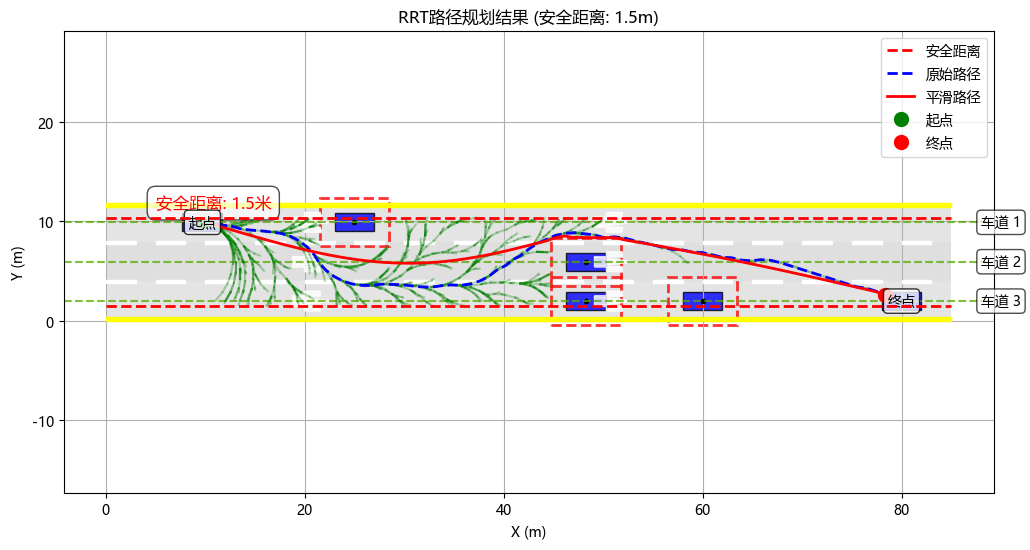

Generate this figure with Python:
"""
RRT路径规划算法实现

本模块实现快速随机树（RRT）路径规划算法，用于自动驾驶车辆的
全局路径规划。算法支持障碍物避障、路径平滑处理和可视化。
"""

import numpy as np
import matplotlib.pyplot as plt
import random
import time
from matplotlib.patches import Rectangle, Circle, Polygon

class RRT:
    """
    快速随机树路径规划算法
    
    该类实现RRT算法用于在存在障碍物的环境中寻找从起点到终点的可行路径。
    算法通过随机采样和碰撞检测构建搜索树，找到连接起点和终点的路径。
    """
    def __init__(self, env, step_size=1.5, max_iter=30000, goal_sample_rate=40, max_turn_angle=30, safety_distance=0.5):
        """
        初始化RRT路径规划器
        
        参数:
            env: 环境对象，包含道路信息和障碍物
            step_size (float): 随机树扩展步长（米）
            max_iter (int): 最大迭代次数
            goal_sample_rate (int): 目标点采样率（百分比）
            max_turn_angle (float): 最大转弯角度（度）
            safety_distance (float): 与障碍物的安全距离（米）
        """
        self.env = env  # 环境对象
        self.step_size = step_size  # 步长
        self.max_iter = max_iter  # 最大迭代次数
        self.goal_sample_rate = goal_sample_rate  # 目标采样率
        self.max_turn_angle = np.deg2rad(max_turn_angle)  # 最大转弯角度（弧度）
        self.safety_distance = safety_distance  # 安全距离
        self.node_list = []  # 节点列表
        
        # 车道相关参数
        self.lane_width = env.lane_width
        self.num_lanes = max(1, env.num_lanes)  # 确保至少有一个车道
        # 安全地创建车道中心列表
        self.lane_centers = []
        for i in range(self.num_lanes):
            try:
                self.lane_centers.append(env.get_lane_center(i+1))
            except Exception as e:
                print(f"警告: 获取车道 {i+1} 中心位置时出错: {e}")
        
        # 确保车道中心列表非空
        if not self.lane_centers:
            print("警告: 未能获取任何车道中心位置，使用默认值")
            self.lane_centers = [env.road_width / 2]  # 默认使用道路中心
        
        # 路径平滑相关参数
        self.smoothing_strength = 0.2  # 平滑强度
        self.smoothing_window = 5  # 平滑窗口大小
        
        # 反向打方向盘参数
        self.counter_steering_enabled = True  # 启用反向打方向盘
        self.counter_steering_threshold = np.deg2rad(15)  # 触发反向打方向盘的转向角阈值
        
        # 调试信息
        self.debug_info = {}
        
        print(f"初始化RRT路径规划器, 安全距离设置为: {self.safety_distance}米")
    
    class Node:
        """RRT树节点"""
        def __init__(self, x, y):
            self.x = x  # x坐标
            self.y = y  # y坐标
            self.path_x = []  # 路径x坐标列表
            self.path_y = []  # 路径y坐标列表
            self.parent = None  # 父节点
            self.yaw = 0.0  # 航向角
            self.lane_id = None  # 所在车道ID
            self.cost = 0.0  # 路径代价
    
    def planning(self, start_x, start_y, goal_x, goal_y):
        """路径规划主函数"""
        print(f"开始RRT路径规划: 从({start_x:.1f}, {start_y:.1f})到({goal_x:.1f}, {goal_y:.1f})")
        start_time = time.time()
        
        # 创建起点和终点节点
        start_node = self.Node(start_x, start_y)
        goal_node = self.Node(goal_x, goal_y)
        
        # 确定起点和终点所在车道
        start_node.lane_id = self._get_lane_id(start_y)
        goal_node.lane_id = self._get_lane_id(goal_y)
        
        # 初始化节点列表
        self.node_list = [start_node]
        
        # 添加变道控制变量 - 用于强制车辆先沿车道行驶
        min_distance_before_lane_change = 8.0  # 变道前至少沿车道行驶的最小距离，从15.0降低到8.0
        current_distance_in_lane = 0.0  # 当前已在车道内行驶的距离
        initial_lane = start_node.lane_id  # 初始车道
        allow_lane_change = False  # 是否允许变道
        
        # 强制沿着车道中心线行驶的参数
        lane_center_bias = 0.3  # 进一步减弱车道中心偏好系数，从0.5降低到0.3
        
        # 添加新参数，完全禁用车道约束
        apply_lane_constraint = False  # 设置为False来完全禁用车道中心约束
        
        # 迭代生成路径
        for i in range(self.max_iter):
            # 根据目标采样率决定是否采样目标点
            if random.randint(0, 100) > self.goal_sample_rate:
                # 随机采样点
                if not apply_lane_constraint:
                    # 完全自由采样，不考虑车道约束
                    rnd_x = random.uniform(0, self.env.road_length)
                    rnd_y = random.uniform(0, self.env.road_width)
                    rnd = self.Node(rnd_x, rnd_y)
                    rnd.lane_id = self._get_lane_id(rnd_y)
                else:
                    # 使用车道约束的采样
                    current_node = self.node_list[-1]
                    current_lane = current_node.lane_id
                    
                    # 确定可能的车道
                    possible_lanes = [current_lane]  # 当前车道始终是可选的
                    
                    # 检查是否允许变道
                    # 通过回溯计算在当前车道的行驶距离
                    if not allow_lane_change:
                        temp_node = current_node
                        distance_in_lane = 0.0
                        while temp_node.parent and temp_node.lane_id == initial_lane:
                            distance_in_lane += self._calc_distance(temp_node, temp_node.parent)
                            temp_node = temp_node.parent
                        
                        # 如果在初始车道行驶足够距离，允许变道
                        if distance_in_lane >= min_distance_before_lane_change:
                            allow_lane_change = True
                    
                    # 仅当允许变道时才添加相邻车道作为选项
                    if allow_lane_change and self.num_lanes > 0:
                        # 添加相邻车道（只能变换到临近车道）
                        if current_lane > 0 and current_lane < self.num_lanes - 1:
                            possible_lanes.append(current_lane - 1)  # 左侧车道
                            possible_lanes.append(current_lane + 1)  # 右侧车道
                        elif current_lane == 0 and self.num_lanes > 1:
                            possible_lanes.append(current_lane + 1)  # 只能向右变道
                        elif current_lane == self.num_lanes - 1 and self.num_lanes > 1:
                            possible_lanes.append(current_lane - 1)  # 只能向左变道
                    
                    # 如果没有允许变道且需要变道到目标车道，增加沿当前车道向前行驶的概率
                    if not allow_lane_change and initial_lane != goal_node.lane_id:
                        forward_bias = 0.8  # 80%的概率向前行驶
                        if random.random() < forward_bias:
                            # 在当前车道前方区域采样
                            rnd_x = current_node.x + random.uniform(1.0, 5.0)  # 向前采样
                            lane_center = self.lane_centers[current_lane]
                            lane_deviation = random.uniform(-self.lane_width/8, self.lane_width/8)  # 严格限制在车道中心附近
                            rnd_y = lane_center + lane_deviation
                            rnd = self.Node(rnd_x, rnd_y)
                            rnd.lane_id = current_lane
                        else:
                            # 标准采样 - 强化车道中心偏好
                            random_lane = random.choice(possible_lanes)
                            lane_center = self.lane_centers[random_lane]
                            
                            # 使用车道中心偏好参数，更多地在车道中心线附近采样
                            if random.random() < lane_center_bias:  # 50%概率靠近车道中心
                                lane_deviation = random.uniform(-self.lane_width/6, self.lane_width/6)  # 扩大偏移范围
                            else:
                                lane_deviation = random.uniform(-self.lane_width/2.5, self.lane_width/2.5)  # 显著扩大偏移范围
                                
                            rnd_y = lane_center + lane_deviation
                            rnd_x = random.uniform(0, self.env.road_length)
                            rnd = self.Node(rnd_x, rnd_y)
                            rnd.lane_id = random_lane
                    else:
                        # 标准采样 - 强化车道中心偏好
                        random_lane = random.choice(possible_lanes)
                        lane_center = self.lane_centers[random_lane]
                        
                        # 使用车道中心偏好参数，更多地在车道中心线附近采样
                        if random.random() < lane_center_bias:  # 50%概率靠近车道中心
                            lane_deviation = random.uniform(-self.lane_width/6, self.lane_width/6)  # 扩大偏移范围
                        else:
                            lane_deviation = random.uniform(-self.lane_width/2.5, self.lane_width/2.5)  # 显著扩大偏移范围
                            
                        rnd_y = lane_center + lane_deviation
                        rnd_x = random.uniform(0, self.env.road_length)
                        rnd = self.Node(rnd_x, rnd_y)
                        rnd.lane_id = random_lane
            else:
                # 直接使用目标点
                rnd = self.Node(goal_x, goal_y)
                rnd.lane_id = goal_node.lane_id
            
            # 查找最近节点
            nearest_ind = self._get_nearest_node_index(rnd)
            nearest_node = self.node_list[nearest_ind]
            
            # 从最近节点扩展到随机点
            new_node = self._steer(nearest_node, rnd)
            
            # 检查新节点是否有效
            if new_node and self._is_collision_free(new_node):
                # 计算新节点的代价
                new_node.cost = nearest_node.cost + self._calc_distance(nearest_node, new_node)
                
                # 添加车道保持/变道代价
                if new_node.lane_id != nearest_node.lane_id:
                    # 变道增加额外代价
                    new_node.cost += self.lane_width * 0.5  # 增加变道代价，从0.5增加到1.0
                
                # 添加到节点列表
                self.node_list.append(new_node)
                
                # 检查是否可以连接到目标
                if self._can_connect_to_goal(self.node_list[-1], goal_node):
                    final_node = self._steer(self.node_list[-1], goal_node)
                    if final_node and self._is_collision_free(final_node):
                        # 找到路径
                        print(f"找到路径！迭代次数: {i+1}")
                        self.debug_info['iterations'] = i+1
                        self.debug_info['time'] = time.time() - start_time
                        return self._extract_path(final_node)
            
            # 输出进度
            if i % 1000 == 0:
                print(f"迭代 {i}/{self.max_iter}, 当前节点数: {len(self.node_list)}")
        
        # 达到最大迭代次数仍未找到路径
        print(f"达到最大迭代次数 {self.max_iter}，未找到路径！")
        return None
    
    def _get_lane_id(self, y):
        """根据y坐标确定所在车道ID"""
        # 确保车道中心列表不为空
        if not self.lane_centers:
            return 0
            
        for i, center in enumerate(self.lane_centers):
            if abs(y - center) <= self.lane_width / 2:
                return i
        # 如果不在任何车道内，返回最近的车道
        distances = [abs(y - center) for center in self.lane_centers]
        return distances.index(min(distances))
    
    def _get_nearest_node_index(self, node):
        """获取距离目标节点最近的节点索引"""
        distances = [self._calc_distance(node, n) for n in self.node_list]
        return distances.index(min(distances))
    
    def _calc_distance(self, from_node, to_node):
        """计算两节点间距离"""
        return np.hypot(to_node.x - from_node.x, to_node.y - from_node.y)
    
    def _steer(self, from_node, to_node):
        """从一个节点转向另一个节点，考虑最大转弯角度限制"""
        # 创建新节点
        new_node = self.Node(from_node.x, from_node.y)
        new_node.parent = from_node
        new_node.lane_id = from_node.lane_id
        
        # 计算方向角
        angle = np.arctan2(to_node.y - from_node.y, to_node.x - from_node.x)
        
        # 如果父节点有定义航向角，检查转弯角度限制
        if hasattr(from_node, 'yaw') and from_node.yaw is not None:
            # 计算转弯角度（相对于当前航向）
            turn_angle = self._normalize_angle(angle - from_node.yaw)
            
            # 限制转弯角度
            if abs(turn_angle) > self.max_turn_angle:
                # 如果超过最大转弯角度，则按最大角度转向
                angle = from_node.yaw + np.sign(turn_angle) * self.max_turn_angle
        
        # 计算步长距离内的新位置
        dist = min(self.step_size, self._calc_distance(from_node, to_node))
        new_node.x = from_node.x + dist * np.cos(angle)
        new_node.y = from_node.y + dist * np.sin(angle)
        new_node.yaw = angle  # 更新航向角
        
        # 更新路径
        new_node.path_x = [from_node.x, new_node.x]
        new_node.path_y = [from_node.y, new_node.y]
        
        # 更新所在车道
        new_node.lane_id = self._get_lane_id(new_node.y)
        
        # 检查是否只变换到临近车道
        if abs(new_node.lane_id - from_node.lane_id) > 1:
            return None  # 不允许跨车道变道
        
        return new_node
    
    def _normalize_angle(self, angle):
        """将角度归一化到[-pi, pi]区间"""
        while angle > np.pi:
            angle -= 2.0 * np.pi
        while angle < -np.pi:
            angle += 2.0 * np.pi
        return angle
    
    def _is_collision_free(self, node):
        """检查节点是否无碰撞"""
        # 检查节点是否在道路范围内
        if node.x < 0 or node.x > self.env.road_length or \
           node.y < self.safety_distance or node.y > self.env.road_width - self.safety_distance:
            return False
        
        # 检查是否与障碍物碰撞，考虑安全距离
        if hasattr(self.env, 'obstacle_vehicles'):
            for vehicle in self.env.obstacle_vehicles:
                # 计算距离
                dist_x = abs(node.x - vehicle.x)
                dist_y = abs(node.y - vehicle.y)
                
                # 判断是否碰撞（矩形碰撞检测），增加安全距离
                if (dist_x < (vehicle.length/2 + self.safety_distance) and
                    dist_y < (vehicle.width/2 + self.safety_distance)):
                    return False
        
        # 检查路径是否无碰撞
        if node.parent:
            # 对路径进行更细致的碰撞检查
            for i in range(15):  # 从10段增加到15段，进行更细致的检查
                t = i / 15.0
                x = node.parent.x + t * (node.x - node.parent.x)
                y = node.parent.y + t * (node.y - node.parent.y)
                
                # 检查道路边界
                if x < 0 or x > self.env.road_length or \
                   y < self.safety_distance or y > self.env.road_width - self.safety_distance:
                    return False
                
                # 检查障碍物
                if hasattr(self.env, 'obstacle_vehicles'):
                    for vehicle in self.env.obstacle_vehicles:
                        dist_x = abs(x - vehicle.x)
                        dist_y = abs(y - vehicle.y)
                        
                        if (dist_x < (vehicle.length/2 + self.safety_distance) and
                            dist_y < (vehicle.width/2 + self.safety_distance)):
                            return False
        
        return True
    
    def _can_connect_to_goal(self, node, goal):
        """检查是否可以连接到目标点"""
        # 计算距离
        dist = self._calc_distance(node, goal)
        
        # 如果距离小于步长的3倍，尝试连接
        if dist < self.step_size * 3:
            # 检查转弯角度
            angle = np.arctan2(goal.y - node.y, goal.x - node.x)
            turn_angle = self._normalize_angle(angle - node.yaw)
            
            # 如果转弯角度在限制范围内或距离很近时允许更大角度
            if abs(turn_angle) <= self.max_turn_angle * 1.2 or dist < self.step_size:
                return True
        
        return False
    
    def _extract_path(self, final_node):
        """从最终节点提取路径"""
        path = []
        node = final_node
        
        # 从终点回溯到起点
        while node:
            path.append([node.x, node.y])
            node = node.parent
        
        # 反转路径，使其从起点到终点
        return path[::-1]
    
    def smooth_path(self, path, smoothness=0.30):
        """平滑路径，减少锯齿，增加丝滑度"""
        if not path or len(path) < 3:
            return path
        
        print(f"平滑路径，使用平滑系数: {smoothness}")
        
        # 转换为numpy数组便于操作
        path_array = np.array(path)
        x = path_array[:, 0]
        y = path_array[:, 1]
        
        # 创建平滑路径
        smooth_x = x.copy()
        smooth_y = y.copy()
        
        # 迭代平滑
        change = 1.0
        n_iterations = 150  # 从100增加到150以获得更平滑的路径
        
        for _ in range(n_iterations):
            if change < 0.0003:  # 降低收敛阈值以获得更好的平滑效果
                break
                
            change = 0.0
            
            # 不修改起点和终点
            for i in range(1, len(x) - 1):
                # 基本平滑
                old_x, old_y = smooth_x[i], smooth_y[i]
                
                # 计算平滑后的位置（考虑前后点的影响）
                smooth_x[i] += smoothness * (x[i] - smooth_x[i])
                smooth_x[i] += smoothness * (smooth_x[i-1] + smooth_x[i+1] - 2.0 * smooth_x[i])
                
                smooth_y[i] += smoothness * (y[i] - smooth_y[i])
                smooth_y[i] += smoothness * (smooth_y[i-1] + smooth_y[i+1] - 2.0 * smooth_y[i])
                
                # 计算变化量
                change += abs(old_x - smooth_x[i]) + abs(old_y - smooth_y[i])
                
                # 确保平滑后的点仍然在道路内且无碰撞，严格检查安全距离
                if smooth_x[i] < 0 or smooth_x[i] > self.env.road_length or \
                   smooth_y[i] < self.safety_distance or smooth_y[i] > self.env.road_width - self.safety_distance:
                    # 如果不满足约束，恢复原来的位置
                    smooth_x[i], smooth_y[i] = old_x, old_y
                    continue
                
                # 检查与障碍物的安全距离
                collision = False
                if hasattr(self.env, 'obstacle_vehicles'):
                    for vehicle in self.env.obstacle_vehicles:
                        dist_x = abs(smooth_x[i] - vehicle.x)
                        dist_y = abs(smooth_y[i] - vehicle.y)
                        
                        if (dist_x < (vehicle.length/2 + self.safety_distance) and
                            dist_y < (vehicle.width/2 + self.safety_distance)):
                            collision = True
                            break
                
                if collision:
                    # 如果与障碍物的安全距离不满足，恢复原来的位置
                    smooth_x[i], smooth_y[i] = old_x, old_y
        
        # 应用强化平滑 - 二次平滑处理
        second_smooth_x = smooth_x.copy()
        second_smooth_y = smooth_y.copy()
        
        # 二次平滑处理，增加平滑迭代次数
        for _ in range(80):  # 从50增加到80，提高平滑效果
            for i in range(2, len(x) - 2):
                # 使用更大范围的点进行平滑，使用高斯权重
                second_smooth_x[i] = 0.05 * second_smooth_x[i-2] + 0.2 * second_smooth_x[i-1] + \
                                    0.5 * second_smooth_x[i] + \
                                    0.2 * second_smooth_x[i+1] + 0.05 * second_smooth_x[i+2]
                                    
                second_smooth_y[i] = 0.05 * second_smooth_y[i-2] + 0.2 * second_smooth_y[i-1] + \
                                    0.5 * second_smooth_y[i] + \
                                    0.2 * second_smooth_y[i+1] + 0.05 * second_smooth_y[i+2]
                
                # 确保平滑后的点仍然在道路内且无碰撞
                if second_smooth_x[i] < 0 or second_smooth_x[i] > self.env.road_length or \
                   second_smooth_y[i] < self.safety_distance or second_smooth_y[i] > self.env.road_width - self.safety_distance or \
                   self.env.is_collision(second_smooth_x[i], second_smooth_y[i], radius=self.safety_distance):
                    # 如果不满足约束，恢复原来的位置
                    second_smooth_x[i], second_smooth_y[i] = smooth_x[i], smooth_y[i]
        
        # 三次平滑处理 - 添加三次平滑以获得更好的顺滑效果
        third_smooth_x = second_smooth_x.copy()
        third_smooth_y = second_smooth_y.copy()
        
        # 应用三次平滑，使用更大的窗口
        for _ in range(40):
            for i in range(3, len(x) - 3):
                # 使用7点窗口平滑
                third_smooth_x[i] = 0.02 * third_smooth_x[i-3] + 0.05 * third_smooth_x[i-2] + \
                                  0.15 * third_smooth_x[i-1] + 0.56 * third_smooth_x[i] + \
                                  0.15 * third_smooth_x[i+1] + 0.05 * third_smooth_x[i+2] + \
                                  0.02 * third_smooth_x[i+3]
                                  
                third_smooth_y[i] = 0.02 * third_smooth_y[i-3] + 0.05 * third_smooth_y[i-2] + \
                                  0.15 * third_smooth_y[i-1] + 0.56 * third_smooth_y[i] + \
                                  0.15 * third_smooth_y[i+1] + 0.05 * third_smooth_y[i+2] + \
                                  0.02 * third_smooth_y[i+3]
                
                # 确保平滑后的点仍然安全
                if third_smooth_x[i] < 0 or third_smooth_x[i] > self.env.road_length or \
                   third_smooth_y[i] < self.safety_distance or third_smooth_y[i] > self.env.road_width - self.safety_distance or \
                   self.env.is_collision(third_smooth_x[i], third_smooth_y[i], radius=self.safety_distance):
                    # 如果不满足约束，恢复原来的位置
                    third_smooth_x[i], third_smooth_y[i] = second_smooth_x[i], second_smooth_y[i]
        
        # 合并多次平滑的结果
        final_smooth_path = []
        for i in range(len(x)):
            if i > 2 and i < len(x) - 3:
                # 对于中间点使用三次平滑结果
                final_smooth_path.append([third_smooth_x[i], third_smooth_y[i]])
            elif i > 1 and i < len(x) - 2:
                # 对于近端点使用二次平滑结果
                final_smooth_path.append([second_smooth_x[i], second_smooth_y[i]])
            else:
                # 对于端点使用一次平滑结果
                final_smooth_path.append([smooth_x[i], smooth_y[i]])
        
        # 应用车道中心约束 - 确保在直线段落沿车道中心行驶
        # 这里可以添加一个标志来决定是否应用车道中心约束
        apply_lane_constraint = False  # 设置为False，禁用车道中心约束
        if apply_lane_constraint:
            smooth_path = self._apply_lane_center_constraint(final_smooth_path)
        else:
            # 如果不应用车道约束，直接使用平滑后的路径
            smooth_path = final_smooth_path
        
        # 应用反向打方向盘动作 - 模拟人类驾驶习惯
        if hasattr(self, 'counter_steering_enabled') and self.counter_steering_enabled:
            smooth_path = self._apply_counter_steering(smooth_path)
        
        return smooth_path
    
    def _apply_lane_center_constraint(self, path):
        """应用车道中心约束，确保在直线段落沿车道中心行驶"""
        if len(path) < 3:
            return path
            
        result_path = [path[0]]  # 保留起点
        
        # 计算每段路径的方向变化，用于识别直线和转弯
        directions = []
        for i in range(len(path) - 1):
            dx = path[i+1][0] - path[i][0]
            dy = path[i+1][1] - path[i][1]
            angle = np.arctan2(dy, dx)
            directions.append(angle)
            
        # 检测每个点的曲率和所在车道
        for i in range(1, len(path) - 1):
            prev_point = path[i-1]
            curr_point = path[i]
            next_point = path[i+1]
            
            # 计算当前段和下一段的方向变化
            angle_diff = 0
            if i < len(directions):
                angle_diff = self._normalize_angle(directions[i] - directions[i-1])
            
            # 确定当前点所在车道
            lane_id = self._get_lane_id(curr_point[1])
            lane_center = self.lane_centers[lane_id]
            
            # 强化车道中心约束 - 大幅提高靠近车道中心线的约束力度
            # 直线段几乎完全靠拢车道中心，弯道也有较强的靠拢力度
            if abs(angle_diff) < np.deg2rad(3):  # 直线段（角度变化很小）
                # 计算向车道中心的调整 - 降低约束力度
                adjustment = (lane_center - curr_point[1]) * 0.5  # 从0.9降低到0.5，降低直线段的车道中心约束力度
                adjusted_y = curr_point[1] + adjustment
            else:  # 弯道
                # 降低向车道中心靠拢的程度
                adjustment = (lane_center - curr_point[1]) * 0.3  # 从0.6降低到0.3，降低弯道中的靠拢力度
                adjusted_y = curr_point[1] + adjustment
            
            # 确保调整后的点仍然安全
            if adjusted_y >= self.safety_distance and \
               adjusted_y <= self.env.road_width - self.safety_distance and \
               not self.env.is_collision(curr_point[0], adjusted_y, radius=self.safety_distance):
                result_path.append([curr_point[0], adjusted_y])
            else:
                # 如果调整后不安全，保持原位但仍尝试轻微向中心靠拢
                min_adjustment = (lane_center - curr_point[1]) * 0.1  # 最小调整
                min_adjusted_y = curr_point[1] + min_adjustment
                
                if min_adjusted_y >= self.safety_distance and \
                   min_adjusted_y <= self.env.road_width - self.safety_distance and \
                   not self.env.is_collision(curr_point[0], min_adjusted_y, radius=self.safety_distance):
                    result_path.append([curr_point[0], min_adjusted_y])
                else:
                    result_path.append(curr_point)
        
        result_path.append(path[-1])  # 保留终点
        
        # 再次应用平滑处理
        final_path = []
        final_path.append(result_path[0])  # 保留起点
        
        # 对中间点应用窗口平滑
        for i in range(1, len(result_path) - 1):
            # 三点窗口平滑，保持中心点权重较大以保留车道中心约束效果
            x_smoothed = 0.25 * result_path[i-1][0] + 0.5 * result_path[i][0] + 0.25 * result_path[i+1][0]
            y_smoothed = 0.25 * result_path[i-1][1] + 0.5 * result_path[i][1] + 0.25 * result_path[i+1][1]
            
            # 确保平滑后的点仍然安全
            if y_smoothed >= self.safety_distance and \
               y_smoothed <= self.env.road_width - self.safety_distance and \
               not self.env.is_collision(x_smoothed, y_smoothed, radius=self.safety_distance):
                final_path.append([x_smoothed, y_smoothed])
            else:
                final_path.append(result_path[i])
        
        final_path.append(result_path[-1])  # 保留终点
        return final_path
    
    def _apply_counter_steering(self, path):
        """应用反向打方向盘动作，模拟人类驾驶习惯"""
        if len(path) < 5:  # 至少需要5个点才能检测转向模式
            return path
            
        result_path = path.copy()
        
        # 计算每个点的航向角
        yaws = []
        for i in range(len(path) - 1):
            yaw = np.arctan2(path[i+1][1] - path[i][1], path[i+1][0] - path[i][0])
            yaws.append(yaw)
        yaws.append(yaws[-1])  # 最后一点使用前一点的航向角
        
        # 检测大转向后的反向打方向盘机会
        for i in range(2, len(path) - 2):
            # 计算前后航向角变化
            prev_yaw_change = self._normalize_angle(yaws[i] - yaws[i-2])
            
            # 如果刚完成一个大转向
            if abs(prev_yaw_change) > self.counter_steering_threshold:
                # 计算反向打方向盘的目标点
                counter_steer_strength = 0.15 * np.sign(prev_yaw_change)  # 反向打方向盘强度
                
                # 修改后续2-3个点，实现反向打方向盘效果
                for j in range(1, 3):
                    if i + j < len(result_path):
                        # 计算垂直于当前航向的方向
                        perp_x = -np.sin(yaws[i])
                        perp_y = np.cos(yaws[i])
                        
                        # 根据距离衰减反向打方向盘强度
                        decay = (3 - j) / 3.0
                        
                        # 应用反向打方向盘调整
                        adjust_x = perp_x * counter_steer_strength * decay
                        adjust_y = perp_y * counter_steer_strength * decay
                        
                        # 创建调整后的点
                        new_x = result_path[i+j][0] + adjust_x
                        new_y = result_path[i+j][1] + adjust_y
                        
                        # 确保新点在道路内且安全
                        if 0 <= new_x <= self.env.road_length and \
                           0 <= new_y <= self.env.road_width and \
                           not self.env.is_collision(new_x, new_y, radius=self.safety_distance):
                            result_path[i+j] = (new_x, new_y)
        
        return result_path
    
    def save_and_show_results(self, path, smooth_path, filename):
        """保存并显示路径规划结果"""
        plt.figure(figsize=(12, 6))
        
        # 绘制环境
        ax = plt.gca()
        self.env.plot_environment(ax)
        
        # 绘制安全距离边界
        self._plot_safety_boundaries(ax)
        
        # 绘制RRT树
        for node in self.node_list:
            if node.parent:
                plt.plot(node.path_x, node.path_y, '-g', alpha=0.3)
        
        # 绘制原始路径
        if path:
            path_x = [p[0] for p in path]
            path_y = [p[1] for p in path]
            plt.plot(path_x, path_y, 'b--', linewidth=2, label='原始路径')
        
        # 绘制平滑路径
        if smooth_path:
            smooth_path_x = [p[0] for p in smooth_path]
            smooth_path_y = [p[1] for p in smooth_path]
            plt.plot(smooth_path_x, smooth_path_y, 'r-', linewidth=2, label='平滑路径')
        
        # 添加起点和终点标记
        if path:
            plt.plot(path[0][0], path[0][1], 'go', markersize=10, label='起点')
            plt.plot(path[-1][0], path[-1][1], 'ro', markersize=10, label='终点')
        
        # 添加图例和标题
        plt.legend()
        plt.title(f'RRT路径规划结果 (安全距离: {self.safety_distance:.1f}m)')
        plt.axis('equal')
        plt.grid(True)
        
        # 保存图像
        plt.savefig(filename, dpi=100, bbox_inches='tight')
        print(f"路径规划结果已保存为 {filename}")
        
        # 关闭图形（不显示）
        plt.close()
    
    def _plot_safety_boundaries(self, ax):
        """绘制安全距离边界线"""
        # 1. 绘制道路边界的安全距离
        # 下边界安全线
        lower_safe_boundary = self.safety_distance
        ax.plot([0, self.env.road_length], [lower_safe_boundary, lower_safe_boundary], 
                'r--', linewidth=2.0, label='安全距离', zorder=5)
        
        # 上边界安全线
        upper_safe_boundary = self.env.road_width - self.safety_distance
        ax.plot([0, self.env.road_length], [upper_safe_boundary, upper_safe_boundary], 
                'r--', linewidth=2.0, zorder=5)
        
        # 2. 绘制障碍物安全距离
        if hasattr(self.env, 'obstacles') and self.env.obstacles:
            for obs in self.env.obstacles:
                try:
                    if isinstance(obs, dict) and 'position' in obs and 'dimensions' in obs:
                        # 障碍物为字典格式
                        if 'radius' in obs['dimensions']:
                            # 圆形障碍物 - 绘制矩形安全距离边界
                            x, y = obs['position'][0], obs['position'][1]
                            radius = obs['dimensions']['radius']
                            
                            # 创建矩形安全边界（距离障碍物安全距离）
                            safety_rect = Rectangle(
                                (x - radius - self.safety_distance, y - radius - self.safety_distance),
                                2 * radius + 2 * self.safety_distance,
                                2 * radius + 2 * self.safety_distance,
                                fill=False,
                                edgecolor='r',
                                linestyle='--',
                                linewidth=2.0,
                                alpha=0.8
                            )
                            ax.add_patch(safety_rect)
                            
                        elif 'width' in obs['dimensions'] and 'length' in obs['dimensions']:
                            # 矩形障碍物
                            x, y = obs['position'][0], obs['position'][1]
                            width, length = obs['dimensions']['width'], obs['dimensions']['length']
                            
                            # 绘制安全距离矩形
                            safety_rect = Rectangle(
                                (x - length/2 - self.safety_distance, 
                                 y - width/2 - self.safety_distance),
                                length + 2 * self.safety_distance,
                                width + 2 * self.safety_distance,
                                fill=False,
                                edgecolor='r',
                                linestyle='--',
                                linewidth=2.0,
                                alpha=0.8
                            )
                            ax.add_patch(safety_rect)
                except Exception as e:
                    print(f"绘制障碍物安全边界时出错: {e}")
        
        # 3. 绘制障碍车辆的安全距离矩形
        if hasattr(self.env, 'obstacle_vehicles'):
            for vehicle in self.env.obstacle_vehicles:
                # 创建安全距离矩形
                safety_rect = Rectangle(
                    (vehicle.x - vehicle.length/2 - self.safety_distance, 
                     vehicle.y - vehicle.width/2 - self.safety_distance),
                    vehicle.length + 2 * self.safety_distance,
                    vehicle.width + 2 * self.safety_distance,
                    fill=False,
                    edgecolor='r',
                    linestyle='--',
                    linewidth=2.0,
                    alpha=0.8
                )
                ax.add_patch(safety_rect)
            
        # 4. 车道中心线（可选）
        for lane_center in self.lane_centers:
            ax.axhline(y=lane_center, color='g', linestyle='--', alpha=0.5)
            
        # 在图例中添加安全距离说明
        ax.text(5, self.env.road_width - 0.5, 
                f"安全距离: {self.safety_distance:.1f}米", 
                fontsize=12, color='red', 
                bbox=dict(facecolor='white', alpha=0.7, boxstyle='round,pad=0.5'))
